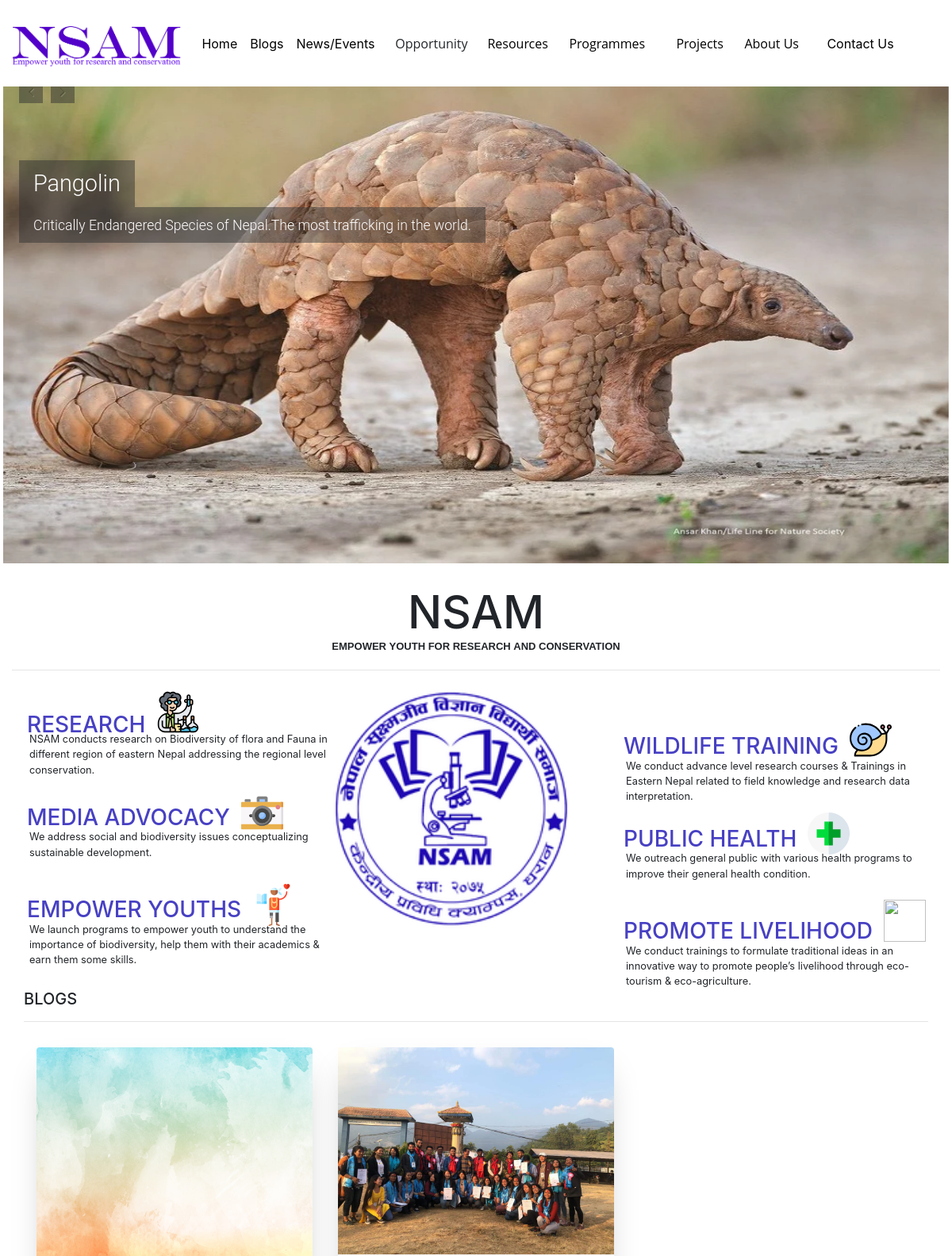
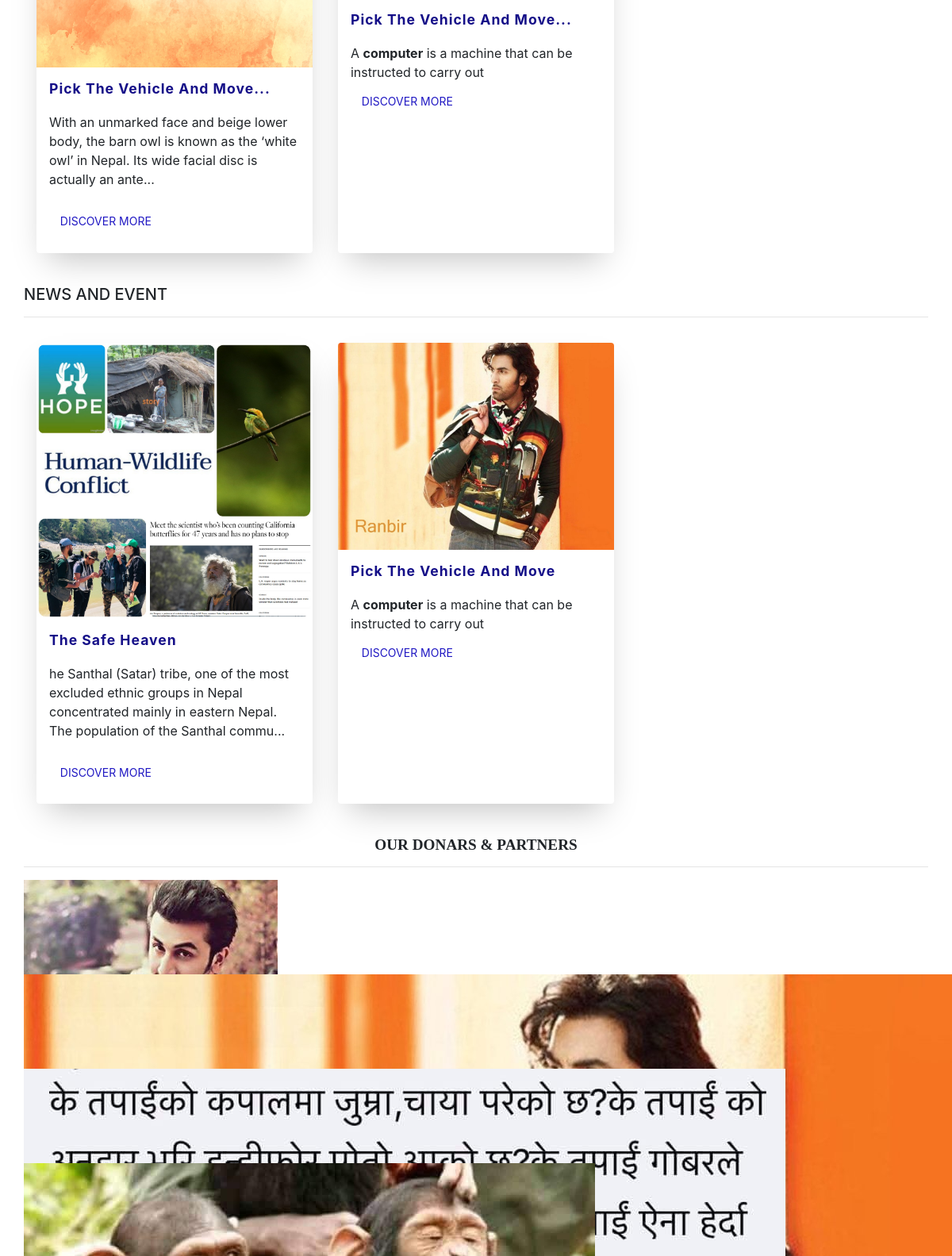
The page / (upper part) on the database its author committed (2 pictures, top to bottom).
### home/models.py (models this page shows, shortened)
class SlideImage(models.Model):
    image_id=models.AutoField(primary_key = True)
    Heading=models.CharField(max_length=60)
    description=models.CharField(max_length=200)
    image = models.ImageField(upload_to='home/image')
    date = models.DateTimeField(auto_now_add=True)
    class Meta:
        ordering = ['-date']

### Blogs/models.py (models this page shows, shortened)
class Blog(models.Model):
    sno = models.AutoField(primary_key=True)
    publishBy=models.CharField(max_length=100,blank=True,null=True)
    Blog_by = models.CharField(max_length=50,null=True,blank=True)
    title = models.CharField(max_length=150, default="")
    description = RichTextUploadingField()
    image = models.ImageField(upload_to='Blog/images', null=True,blank=True)
    date = models.DateTimeField(auto_now_add=True)
    active = models.BooleanField(default=False)
    class Meta:
        ordering = ['-date']

### events/models.py (models this page shows, shortened)
class New(models.Model):
    id = models.AutoField(primary_key = True)
    title = models.CharField(max_length=50)
    description = RichTextUploadingField()
    date = models.DateTimeField()
    location=models.CharField(max_length=50 ,blank=True,null=True)
    picture = models.ImageField(upload_to='New/picture',null=True,blank=True)
    active = models.BooleanField(default=False)
    class Meta:
        ordering = ["-date"]

### home/views.py (the view)
# urls.py: path('', include('home.urls',namespace= "movetohome")),
def home(request):
    slideimage = SlideImage.objects.values()
    blogs = Blog.objects.filter(active=True)
    news = New.objects.filter(active=True)
    donars =Image_multiple_Donar.objects.filter(active=True)
    if request.method == 'POST':
        form = SubsriberForm(data=request.POST)
        if form.is_valid():
            form.save()
            messages.success(request, 'Successfully subscribed..!')
            return redirect(request.path_info)
        else:
                messages.error(request, 'Invalid subscription..!')
    else:
        form = SubsriberForm()
    params = {'slideimage':slideimage,'blogs':blogs,'news':news,'donars':donars,'form': form}
    return render(request, 'home/home.html',params)

### template/home/home.html (shortened to what this page needs)
{%extends 'index.html'%}
  {% block body %}
  {% include 'home/carousel.html' %}
  <br/>
  <div class="col-sm-12 col-md-12">
    <h1 class="providerDetails">NSAM</h1>
    <p class="aimmoto">Empower youth for research and conservation </p>
    {%load static %}
    <hr/>
    <div class="col-sm-12 col-md-12">
    <div class="row">
                <div id="left-contain"class="col-sm-4 col-md-4">
                <div class="row">
                <h3 class="margin-set" style="    margin-top: 0px;color: #4740c3">RESEARCH</h3><img style="    height: 53px;margin-left: 15px;margin-top: -26px;" src="{%static 'img/res.svg'%}"/>
                </div>
                <small style="    margin-left: -21px;    position: absolute;top: 25px;">NSAM conducts research on Biodiversity of flora and Fauna in different region of eastern Nepal
addressing the regional level conservation.</small>
               <br/>
               <br/>
                <div class="row">
                <h3 style="color: #4740c3"class="margin-set">MEDIA   ADVOCACY</h3>
                <img style="    height: 53px;margin-top: 11px;margin-left: 14px;" src="{%static 'img/media.svg'%}"/>
                </div>
                 <small style=" margin-left: -21px;  margin-top: -10px;position: absolute;">We address social and biodiversity issues conceptualizing sustainable development.</small>
                 <br/>
                 <br/>
                 <div class="row">
                 <h3 style="color: #4740c3" class="margin-set">EMPOWER  YOUTHS</h3><img style="    height: 53px;margin-top: 11px;margin-left: 14px;" src="{%static 'img/youth.svg'%}"/></div>
                   <small style="     margin-left: -21px;   margin-top: -10px;position: absolute;"s>We launch programs to empower youth to understand the importance of biodiversity, help them with
their academics &amp; earn them some skills.</small>
                </div>
                 <div id="logoholder" class="col-sm-4 col-md-4">
                <img style="width: 82% !important"id="logo-in"src="{%static 'img/bann.png'%}" class="d-block w-100">
                </div>
                <div id="right-contain"class="col-sm-4 col-md-4">
                  <div class="row">
                 <h3 class="margin-set"style="color: #4740c3">WILDLIFE  TRAINING</h3>
                 <img style=" height: 53px;margin-top: 9px;margin-left: 14px;" src="{%static 'img/slow.svg'%}"/>
               </div>
                 <small style="      margin-left: -21px;  margin-top: -10px;position: absolute;">We conduct advance level research courses &amp; Trainings in Eastern Nepal related to field knowledge and
                 research data interpretation.</small>
                 <br/>
                  <br/>
                 <div class="row">
                <h3 style="color: #4740c3" class="margin-set">PUBLIC HEALTH</h3>
                 <img style=" height: 53px;margin-top: 10px;margin-left: 14px;" src="{%static 'img/cross.svg'%}"/>
               </div>
                <small style="      margin-left: -21px;  margin-top: -10px;position: absolute;">We outreach general public with various health programs to improve their general health condition.</small>
                 <br/>
                  <br/>
                <div class="row">
                <h3 style="color: #4740c3" class="margin-set">PROMOTE  LIVELIHOOD</h3>
                <img class="promote"  src="{%static 'img/promote.svg'%}"/>
               </div>
                   <small style="    margin-left: -21px; margin-top: -10px;position: absolute;">We conduct trainings to formulate traditional ideas in an innovative way to promote people’s livelihood
through eco-tourism &amp; eco-agriculture.</small>
                </div>
    </div>
    </div>
    <br/>
<div class="col-sm-12 col-md-12">
  <br/>
  {%if blogs%}
  <h5>BLOGS</h5>
  <hr/>
  <ul class="cards5">
    {%for k in blogs%}
    <li class="cards_item5">
      <div class="card5">
        <div class="card_image5">
          <img class="my_img" src="/media/{{k.image}}"></div>
        <div class="card_content5">
          <h2 class="card_title5">{{k.title |slice:":150"}}...</h2>
          <p class="card_text5">{{k.description |slice:":150"  |safe }}...</p>
          <a href="{% url 'movetoblog:blogsdetail' k.sno %}"class="btn5 card_btn5">Discover More</a>
        </div>
      </div>
    </li>
 {%endfor%}
  </ul>
 {%endif%}
</div>
<br/>
<div class="col-sm-12 col-md-12">
  {%if news%}
  <h5>NEWS AND EVENT</h5>
  <hr/>
  <ul class="cards5">
    {%for k in news%}
    <li class="cards_item5">
      <div class="card5">
        <div class="card_image5">
          <img class="my_img" src="/media/{{k.picture}}"></div>
        <div class="card_content5">
          <h2 class="card_title5">{{k.title |slice:":150"}}</h2>
          <p class="card_text5">{{k.description |slice:":150"  |safe }}...</p>
          <a href="{% url 'movetoevent:newsdetail' k.id %}"class="btn5 card_btn5">Discover More</a>
        </div>
      </div>
    </li>
 {%endfor%}
  </ul>
 {%endif%}
</div>
<br/>
<div class="col-sm-12 col-md-12">
    <h2 class="donarsview">OUR DONARS & PARTNERS</h2>
<hr/>
<div class="customer-logos">
  {%for i in donars%}
  <div style="height: 119px;"class="slide">
  </div>
    {%endfor%}
</div>
    </div>
    <br/>
</div>
<br/>
  {%endblock%}

### template/home/carousel.html (shortened to what this page needs)
<div style="margin-top: 66px;"class="flexslider left">
  <ul class="slides">
    {%for i in slideimage%}
    <li>
      <img class="d-block w-100"src="/media/{{i.image}}">
      <div class="meta">
        <h1 class="head-font">{{i.Heading}}</h1>
        <h2 class="head-font">{{i.description}}</h2>
      </div>
    </li>
    {%endfor%}
  </ul>
</div>

### static/css/screen.css (style rules this page uses)
.customer-logos { background-color: #fff; }

### static/css/flexslider.css (style rules this page uses)
.slides, .slides > li, .flex-control-nav, .flex-direction-nav { margin: 0; padding: 0; list-style: none; }
.flexslider { margin: 0; padding: 0; }
.flexslider .slides > li { display: none; -webkit-backface-visibility: hidden; }
.flexslider .slides img { width: 100%; display: block; }
.flexslider .slides:after { content: "\0020"; display: block; clear: both; visibility: hidden; line-height: 0; height: 0; }
.flexslider { margin: 0 0 60px; background: #fff; border: 4px solid #fff; position: relative; zoom: 1; -webkit-border-radius: 4px; -moz-border-radius: 4px; border-radius: 4px; -webkit-box-shadow: '' 0 1px 4px rgba(0, 0, 0, 0.2); -moz-box-shadow: '' 0 1px 4px rgba(0, 0, 0, 0.2); -o-box-shadow: '' 0 1px 4px rgba(0, 0, 0, 0.2); box-shadow: '' 0 1px 4px rgba(0, 0, 0, 0.2); }
.flexslider .slides { zoom: 1; }
.flexslider .slides img { height: 500px; -moz-user-select: none; }

### static/css/carousel.css (style rules this page uses)
.flexslider { width: 100%; margin: 0 auto; box-shadow: none; }
.flexslider .slides img { height: 640px; -moz-user-select: none; }
.flexslider li { position: relative; }
.flexslider li .meta { position: absolute; bottom: 404px; left: 20px; color: white; display: flex; flex-direction: column; justify-content: flex-start; align-items: flex-start; font-family: 'Roboto', sans-serif; }
.flexslider li h1 { background: rgba(51, 51, 51, 0.5); padding: 12px 18px 12px; margin-bottom: 0; font-size: 1.8em; font-weight: 300; }
.flexslider li h2 { background: rgba(51, 51, 51, 0.5); padding: 13px 18px 11px; font-size: 1.1em; margin-bottom: 0; font-weight: 300; }
.flexslider li h1, .flexslider li h2, .flexslider li .category p, .flexslider li .category span { -webkit-animation-duration: .6s; animation-duration: .6s; -webkit-animation-fill-mode: both; animation-fill-mode: both; -webkit-animation-name: fadeOutLeft; animation-name: fadeOutLeft; }
.flexslider li.flex-active-slide .meta h1, .flexslider li.flex-active-slide .meta h2, .flexslider li.flex-active-slide .meta .category p, .flexslider li.flex-active-slide .meta .category span { -webkit-animation-delay: .4s; animation-delay: .4s; -webkit-animation-duration: .6s; animation-duration: .6s; -webkit-animation-fill-mode: both; animation-fill-mode: both; -webkit-animation-name: fadeInLeft; animation-name: fadeInLeft; }
.flexslider li.flex-active-slide .meta h2 { -webkit-animation-delay: .5s; animation-delay: .5s; }

### static/css/home.css (style rules this page uses)
.providerDetails { text-align: center; font-style: Verdana; font-size: 57px; font-family: unset; font-weight: 500; font-stretch: semi-expanded; font-optical-sizing: auto; }
.aimmoto { text-align: center; margin-top: -15px; font-size: larger; font-family: sans-serif; font-weight: 600; font-variant-caps: all-small-caps; }
#left-contain { margin-top: 36px; float: right; right: -28px; }
#right-contain { margin-top: 36px; float: left; left: 0px; }
.margin-set { margin-top: 27px; }
.donarsview { text-align: center; font-size: larger; font-weight: 800; font-family: auto; }
.promote { height: 53px; margin-top: 4px; margin-left: 14px; }
.my_img { height: 300px; max-width: 100%; vertical-align: middle; }
.btn5 { color: #2119c3; padding: 0.8rem; font-size: 14px; text-transform: uppercase; border-radius: 4px; font-weight: 400; display: block; width: 100%; cursor: pointer; border: 1px solid rgba(255, 255, 255, 0.2); background: transparent; }
.cards5 { display: flex; flex-wrap: wrap; list-style: none; margin: 0; padding: 0; }
.cards_item5 { display: flex; padding: 1rem; }
@media (min-width: 40rem) { .cards_item5 { width: 50%; } }
@media (min-width: 56rem) { .cards_item5 { width: 33.3333%; } }
.card5 { background-color: white; border-radius: 0.25rem; box-shadow: 0 20px 40px -14px rgba(0, 0, 0, 0.25); display: flex; flex-direction: column; overflow: hidden; }
.card_content5 { padding: 1rem; }
.card_title5 { color: #150f88; font-size: 1.1rem; font-weight: 700; letter-spacing: 1px; text-transform: capitalize; margin: 0px; }
.card_text5 { color: #150f88 font-size: 0.875rem; line-height: 1.5; margin-bottom: 1.25rem; font-weight: 400; }
#logo-in { -webkit-animation: rotation 12s infinite linear; }

### static/css/bannerpic.css (style rules this page uses)
.margin-set { margin-left: -9px; }

### static/css/resources.css (style rules this page uses)
* { padding: 0; margin: 0; box-sizing: border-box; list-style: none; text-decoration: none; }

### rows shown on the page
SlideImage: image (picture), Heading "Pangolin", description "Critically Endangered Species of Nepal.The most trafficking in the world."
Blog: image (picture), title "Pick The Vehicle And Move", description "With an unmarked face and beige lower body, the barn owl is known as the ‘white owl’ in Nepal. Its wide facial disc is actually an ante"
Blog: image (picture), title "Pick The Vehicle And Move", description "A computer is a machine that can be instructed to carry out"
New: picture (picture), title "The Safe Heaven", description "he Santhal (Satar) tribe, one of the most excluded ethnic groups in Nepal concentrated mainly in eastern Nepal. The population of the Santhal commu"
New: picture (picture), title "Pick The Vehicle And Move", description "A computer is a machine that can be instructed to carry out"
